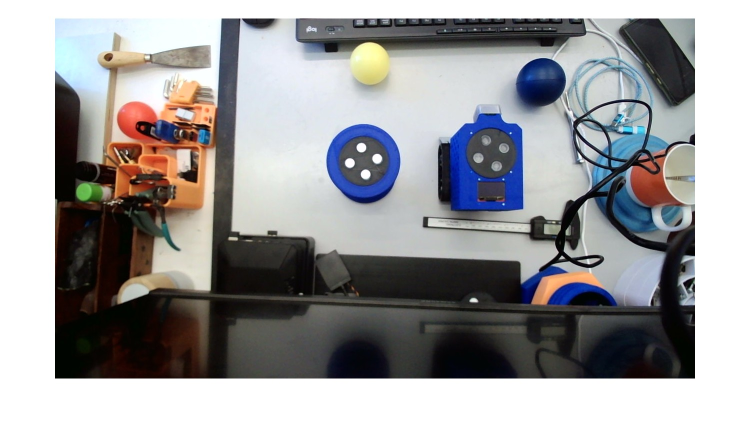
#> input picture ZumoPi_V02/Development/BarcodeDetection/Python/Image4.jpg, 1500 x 855 px, given in place of the camera (shown at 1/2 size)
$ python realTimeDetector.py
#> lines starting #> are read from the running program, lines starting #| are printed output that depends on the picture; after the words box and inside, x2 and y2 are one past the last pixel; in counts of white or black regions, pixels touching at a corner belong together
#> in main, frame is the input picture: shape (855, 1500, 3); mean B, G, R 154.9, 153.5, 154
### ZumoPi_V02/Development/BarcodeDetection/Python/hub_detector.py
import cv2
import numpy as np
import matplotlib.pyplot as plt

def detect_hubs(img, DEBUG=False, thresholdLevel=0.4, circle_diameter=150,
                expected_dark_fraction=0.85, min_blob_area=100):
    """
    detect_hubs Detects circular hubs with LED markers on a blue background.

    This function first creates a binary image (bin_img) from the grayscale image using
    thresholdLevel (scaled to [0,255]) and inversion (so that dark areas become white).
    Then a blue gradient mask is computed and inverted so that non-blue regions are bright.
    HoughCircles is applied on the median-filtered non-blue mask to find candidate circles.
    For each candidate, the dark fraction is computed from bin_img. If it is within ±25%
    of expected_dark_fraction, blobs (LED markers) are detected inside the candidate hub
    by restricting bin_img to the candidate circle (forcing outside pixels to white) and
    finding connected components where pixels are 0 (i.e. the LED markers).

    Parameters:
      img                   - Input RGB image as a NumPy array.
      DEBUG                 - If True, displays debug images and prints debug info.
      thresholdLevel        - Normalized threshold (0-1) for binarization (default: 0.4).
      circle_diameter       - Nominal diameter for hub detection (default: 150). Allowed range ±25%.
      expected_dark_fraction- Expected fraction of dark area (from bin_img) inside a hub (default: 0.85).
      min_blob_area         - Minimum area (in pixels) for a blob to be considered valid (default: 100).

    Returns:
      hubs - A list of dictionaries. Each dictionary represents a valid hub with:
             'center': (x, y), 'radius': r, 'numBlobs': number of detected blobs,
             'darkFraction': computed dark fraction, and for each blob (blob1..blob4):
                 'center' and 'color'.
    """
#> called with DEBUG = False, thresholdLevel = 0.4, circle_diameter = 100, expected_dark_fraction = 0.85, min_blob_area = 100
    # --- 1. Resize image if larger than 1920x1080 ---
    origH, origW = img.shape[:2]
#> origH = 855; origW = 1500
    maxW, maxH = 1920, 1080
    if origW > maxW or origH > maxH:
        scale = min(maxW / origW, maxH / origH)
        new_w = int(origW * scale)
        new_h = int(origH * scale)
        img = cv2.resize(img, (new_w, new_h))
        if DEBUG:
            print(f"Resized image from ({origW}, {origH}) to ({new_w}, {new_h})")

    # --- 1.1 Create a binary image from the grayscale (like MATLAB's binImg) ---
    gray_img_original = cv2.cvtColor(img, cv2.COLOR_RGB2GRAY)
    thresh_value = int(thresholdLevel * 255)
    _, bin_img = cv2.threshold(gray_img_original, thresh_value, 255, cv2.THRESH_BINARY)
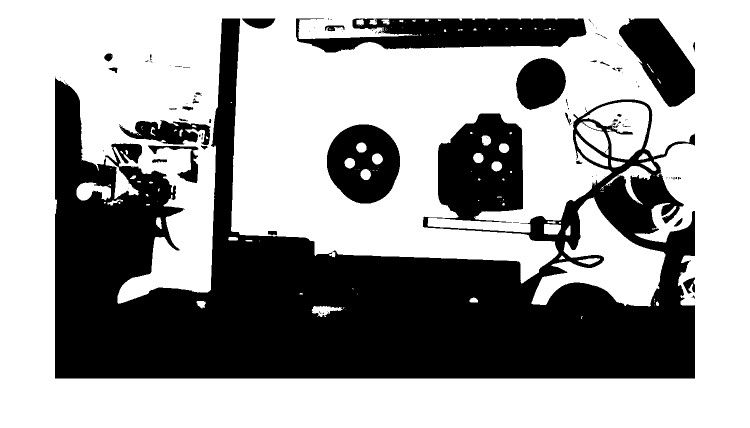
#> bin_img: shape (855, 1500) (shown at 1/2 size); 62.1% white; 126 black regions (92 under 20 px), largest, box (x1, y1, x2, y2) and area: (110, 37, 1390, 757) 382144, (863, 227, 1046, 445) 28320, (592, 37, 1173, 105) 25890
    bin_img = cv2.bitwise_not(bin_img)  # Invert: dark areas become white (255)

    if DEBUG:
        plt.figure()
        plt.imshow(bin_img, cmap='gray')
        plt.title("Binary Image (Inverted)")
        plt.show()

    # --- 2. Create a grayscale mask based on the blue gradient ---
    R = img[:, :, 0].astype(np.float32)
    G = img[:, :, 1].astype(np.float32)
    B = img[:, :, 2].astype(np.float32)
    max_RG = np.maximum(R, G)
    blue_grad = B - max_RG
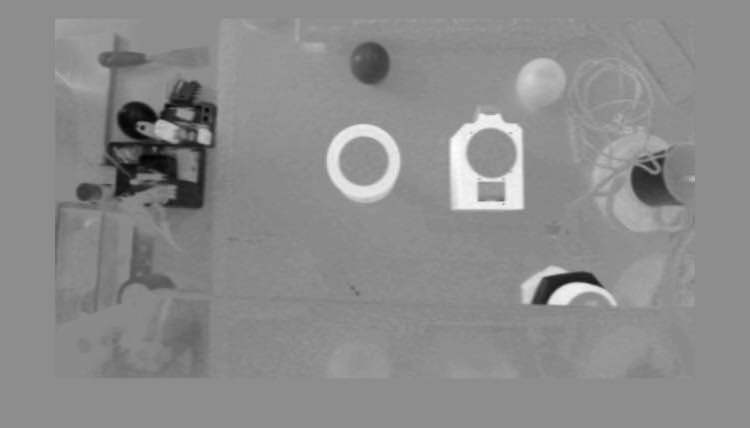
#> blue_grad: shape (855, 1500) float32 (shown at 1/2 size); min -183, max 146, mean -2.9; drawn with min black and max white
    blue_grad = np.where(blue_grad < 0, 0, blue_grad)
    norm_blue = np.empty_like(blue_grad)
    cv2.normalize(blue_grad, norm_blue, 0, 255, cv2.NORM_MINMAX)
    blue_mask = norm_blue.astype(np.uint8)
    # Invert: non-blue regions become bright
    non_blue_mask = 255 - blue_mask

    if DEBUG:
        plt.figure()
        plt.imshow(non_blue_mask, cmap='gray')
        plt.title("Non-blue Grayscale Mask")
        plt.show()

    # --- 3. Apply median filtering to reduce noise ---
    non_blue_blur = cv2.medianBlur(non_blue_mask, 5)

    # --- 4. Detect circles using HoughCircles on the non-blue mask ---
    min_radius = int(np.floor((circle_diameter * 0.75) / 2))
    max_radius = int(np.floor((circle_diameter * 1.25) / 2))

    circles = cv2.HoughCircles(non_blue_blur, cv2.HOUGH_GRADIENT, dp=1,
                               minDist=circle_diameter,
                               param1=100, param2=30,
                               minRadius=min_radius, maxRadius=max_radius)
#> circles = [[727.5, 322.5, 49.4], [983.5, 305.5, 50]]

    # Debug: Plot raw HoughCircles detections.
    hough_img = cv2.cvtColor(non_blue_blur, cv2.COLOR_GRAY2BGR)
    if circles is not None:
        circles = np.uint16(np.around(circles))
#> circles = [[728, 322, 49], [984, 306, 50]]
        for (c_x, c_y, r) in circles[0, :]:
            cv2.circle(hough_img, (c_x, c_y), r, (0, 255, 0), 2)
            cv2.circle(hough_img, (c_x, c_y), 2, (0, 0, 255), 3)
#> this loop made 2 passes
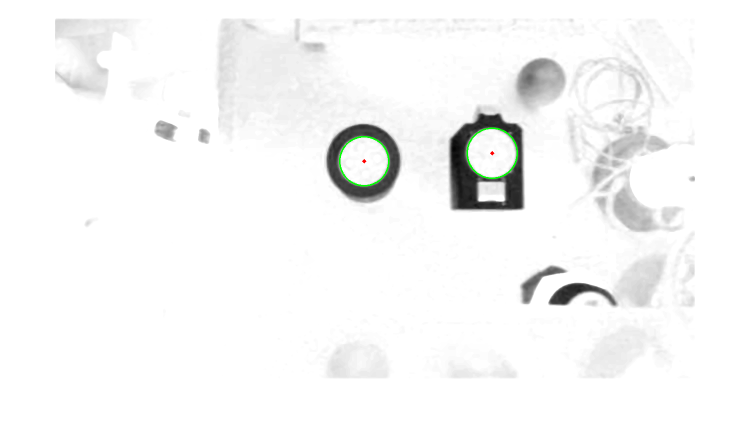
#> hough_img: shape (855, 1500, 3) (shown at 1/2 size); mean B, G, R 246.2, 246.6, 246.2
    if DEBUG:
        plt.figure()
        plt.imshow(hough_img)
        plt.title("Raw HoughCircles Detections on Non-blue Mask")
        plt.show()

    hubs = []
    failed_candidates = []
    lower_dark = expected_dark_fraction * 0.75
    upper_dark = expected_dark_fraction * 1.25

    # Precompute coordinate grid for dark fraction calculation using bin_img.
    rows, cols = bin_img.shape
#> rows = 855; cols = 1500
    y_grid, x_grid = np.ogrid[0:rows, 0:cols]
#> y_grid = 855 values from 0 to 854

    # --- 5. Process each detected circle ---
    if circles is not None:
        for (c_x, c_y, r) in circles[0, :]:
            c_x, c_y, r = int(c_x), int(c_y), int(r)
            circle_mask = (x_grid - c_x)**2 + (y_grid - c_y)**2 <= r**2

            # Compute dark fraction using bin_img:
            dark_fraction = np.sum(bin_img[circle_mask] == 255) / np.sum(circle_mask)

            if lower_dark <= dark_fraction <= upper_dark:
                # --- 6. Analyze blobs inside the candidate hub using bin_img ---
                # Copy the binary image and force pixels outside the circle to white (255)
                local_bin = bin_img.copy()
                local_bin[~circle_mask] = 255

                # Create a "black region" mask: LED markers are expected to appear as 0.
                black_region = (local_bin == 0).astype(np.uint8) * 255

                # Find connected components (blobs) in the black region.
                num_labels, labels, stats, centroids = cv2.connectedComponentsWithStats(black_region, connectivity=8)
                valid_centroids = []
                valid_colors = []
                color_threshold = 30

                # Process each blob (skip label 0 which is background)
                for label in range(1, num_labels):
                    area = stats[label, cv2.CC_STAT_AREA]
                    if DEBUG:
                        print(f"Blob {label}: Area = {area}")
                    if area >= min_blob_area:
                        ys, xs = np.where(labels == label)
                        mean_R = np.mean(R[ys, xs])
                        mean_G = np.mean(G[ys, xs])
                        mean_B = np.mean(B[ys, xs])

                        if (abs(mean_R - mean_G) < color_threshold and
                            abs(mean_R - mean_B) < color_threshold and
                            abs(mean_G - mean_B) < color_threshold):
                            blob_color = "white"
                        elif mean_R > mean_G and mean_R > mean_B:
                            blob_color = "red"
                        elif mean_G > mean_R and mean_G > mean_B:
                            blob_color = "green"
                        elif mean_B > mean_R and mean_B > mean_G:
                            blob_color = "blue"
                        else:
                            blob_color = "unknown"

                        valid_centroids.append(centroids[label])
                        valid_colors.append(blob_color)

                num_blobs = len(valid_centroids)
                if num_blobs == 4:
                    angles = []
                    for centroid in valid_centroids:
                        dx = centroid[0] - c_x
                        dy = centroid[1] - c_y
                        angle = np.mod(np.arctan2(dx, -dy), 2 * np.pi)
                        angles.append(angle)
                    sort_order = np.argsort(angles)
                    sorted_centroids = [valid_centroids[i] for i in sort_order]
                    sorted_colors = [valid_colors[i] for i in sort_order]

                    hub = {
                        "center": (float(c_x), float(c_y)),
                        "radius": float(r),
                        "numBlobs": num_blobs,
                        "darkFraction": dark_fraction
                    }
                    for k in range(4):
                        hub[f"blob{k+1}"] = {
                            "center": (float(sorted_centroids[k][0]), float(sorted_centroids[k][1])),
                            "color": sorted_colors[k]
                        }
                    hubs.append(hub)

                    if DEBUG:
                        print(f"Valid Hub: Center=({c_x}, {c_y}), Radius={r}, DarkFraction={dark_fraction:.2f}, 4 blobs detected")
                else:
                    reason = f"Blob count: {num_blobs}"
                    failed_candidates.append({"center": (c_x, c_y), "radius": r, "reason": reason})
                    if DEBUG:
                        print(f"Candidate hub at ({c_x}, {c_y}) with radius={r} failed: {num_blobs} blobs detected (DarkFraction={dark_fraction:.2f})")
            else:
                reason = f"Dark fraction: {dark_fraction:.2f}"
                failed_candidates.append({"center": (c_x, c_y), "radius": r, "reason": reason})
                if DEBUG:
                    print(f"Circle filtered out: Center=({c_x}, {c_y}), Radius={r}, DarkFraction={dark_fraction:.2f}")
#> this loop made 2 passes
#> (c_x, c_y, r, dark_fraction, num_labels, color_threshold, num_blobs, sort_order) on passes 1 to 2: (728, 322, 49, 0.811, 11, 30, 4, [1, 3, 2, 0]), (984, 306, 50, 0.836, 5, 30, 4, [1, 3, 2, 0])
#> pass 1, in detect_hubs, `circle_mask = (x_grid - c_x)**2 + (y_grid - c_y)**2 <= r**2`:
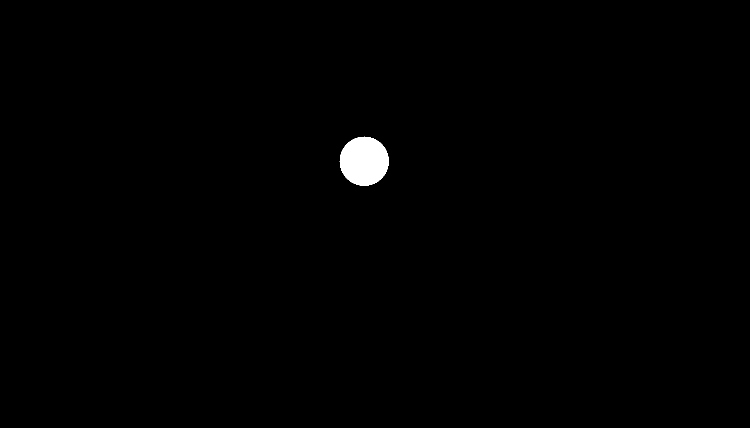
#> circle_mask: shape (855, 1500) bool (shown at 1/2 size); 0.59% white; 1 white region, box (x1, y1, x2, y2) and area: (679, 273, 778, 372) 7525
#> after the loop:
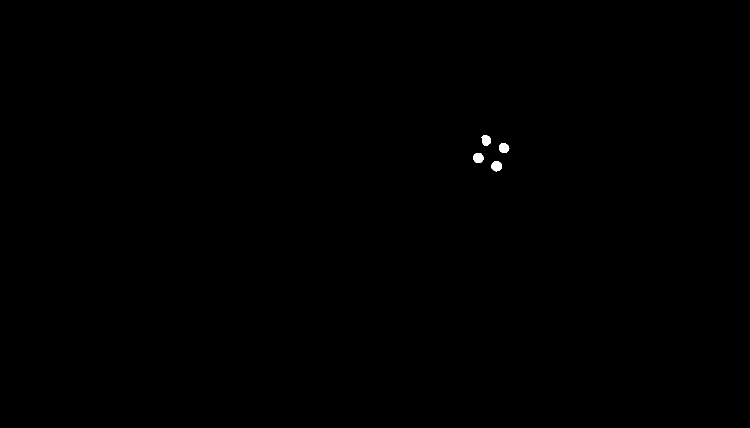
#> black_region: shape (855, 1500) (shown at 1/2 size); 0.1% white; 4 white regions, box (x1, y1, x2, y2) and area: (983, 323, 1004, 343) 337, (946, 306, 967, 326) 334, (998, 287, 1019, 306) 316, (963, 271, 982, 291) 302
#> after the loop, failed_candidates = []; hubs = 2 items
    else:
        if DEBUG:
            print("No circles detected by HoughCircles")

    if DEBUG:
        final_debug_img = img.copy()
        for hub in hubs:
            cx, cy = int(hub["center"][0]), int(hub["center"][1])
            r = int(hub["radius"])
            cv2.circle(final_debug_img, (cx, cy), r, (0, 255, 0), 2)
        for candidate in failed_candidates:
            cx, cy = candidate["center"]
            r = candidate["radius"]
            cv2.circle(final_debug_img, (cx, cy), r, (0, 0, 255), 2)
            cv2.putText(final_debug_img, candidate["reason"], (cx-20, cy+15),
                        cv2.FONT_HERSHEY_SIMPLEX, 0.5, (0, 0, 255), 1, cv2.LINE_AA)
        plt.figure()
        plt.imshow(final_debug_img)
        plt.title("Final Detected Hubs (Green=Valid, Red=Failed)")
        plt.show()

    return hubs

### ZumoPi_V02/Development/BarcodeDetection/Python/realTimeDetector.py
import cv2
import time
from hub_detector import detect_hubs  # Make sure hub_detector.py is in the same directory

def main():
    # Open the default webcam.
    cap = cv2.VideoCapture(0)
    if not cap.isOpened():
        print("Error: Could not open webcam.")
        return

    # Set resolution to 1280x720.
    cap.set(cv2.CAP_PROP_FRAME_WIDTH, 1280)
    cap.set(cv2.CAP_PROP_FRAME_HEIGHT, 720)

    # Parameters (non-debug mode, adjust as needed).
    circle_diameter = 100
    expected_dark_fraction = 0.85
    min_blob_area = circle_diameter*1 # blob size = diameter*resolution/400 1080p = 2.5

    # Create a named window to display output.
    cv2.namedWindow("Real-Time Hub Detection", cv2.WINDOW_NORMAL)

    # Initialize the previous frame time for FPS calculation.
    prev_frame_time = time.time()

    while True:
        ret, frame = cap.read()
        if not ret:
            print("Failed to capture frame from webcam. Exiting.")
            break

        # Calculate FPS.
        current_time = time.time()
        fps = 1.0 / (current_time - prev_frame_time)
        prev_frame_time = current_time

        # Convert frame from BGR to RGB.
        frame_rgb = cv2.cvtColor(frame, cv2.COLOR_BGR2RGB)

        # Call detect_hubs from the library.
        hubs = detect_hubs(frame_rgb, DEBUG=False, circle_diameter=circle_diameter,
                           expected_dark_fraction=expected_dark_fraction,
                           min_blob_area=min_blob_area)
#> hubs = 2 items

        # Create a copy of the original frame for overlays.
        overlay = frame.copy()

        # Overlay detected hubs.
        for idx, hub in enumerate(hubs):
            c = hub['center']
            r = int(hub['radius'])
            c_int = (int(c[0]), int(c[1]))

            # Draw a green circle and a green "X" at the hub center.
            cv2.circle(overlay, c_int, r, (0, 255, 0), 2)
            cv2.line(overlay, (c_int[0] - 10, c_int[1] - 10),
                     (c_int[0] + 10, c_int[1] + 10), (0, 255, 0), 2)
            cv2.line(overlay, (c_int[0] - 10, c_int[1] + 10),
                     (c_int[0] + 10, c_int[1] - 10), (0, 255, 0), 2)

            # Annotate each of the 4 LED blobs.
            for j in range(1, 5):
                blob_field = f'blob{j}'
                blob = hub[blob_field]
                blob_center = blob['center']
                letter = blob['color'][0].upper()
                blob_center_int = (int(blob_center[0]), int(blob_center[1]))
                cv2.putText(overlay, letter, blob_center_int,
                            cv2.FONT_HERSHEY_SIMPLEX, 0.8, (0, 0, 0), 2, cv2.LINE_AA)

            # Print hub data to the console.
            blob_colors = " ".join([hub[f'blob{i}']['color'] for i in range(1, 5)])
            print(f"Hub {idx+1}: Center=({c[0]:.1f}, {c[1]:.1f}), Radius={r:.1f}, "
                  f"DF={hub['darkFraction']:.2f}, Blobs: {blob_colors}")
#> this loop made 2 passes
#> (r, c_int) on passes 1 to 2: (49, (728, 322)), (50, (984, 306))
#| Hub 1: Center=(728.0, 322.0), Radius=49.0, DF=0.81, Blobs: white white white white
#| Hub 2: Center=(984.0, 306.0), Radius=50.0, DF=0.84, Blobs: white white white white
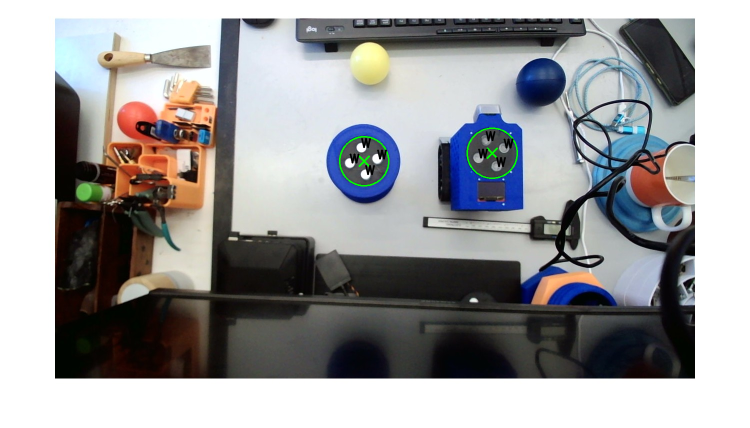
#> overlay: shape (855, 1500, 3) (shown at 1/2 size); 0.36% of pixels changed, all inside (x1, y1, x2, y2) = (678, 255, 1036, 373)

        # Overlay the FPS on the image.
        cv2.putText(overlay, f"FPS: {int(fps)}", (10, 30), cv2.FONT_HERSHEY_SIMPLEX,
                    1, (255, 0, 0), 2, cv2.LINE_AA)
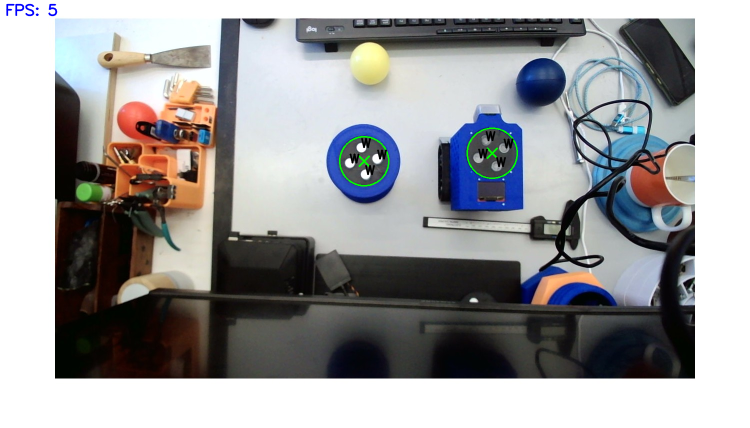
#> overlay: shape (855, 1500, 3) (shown at 1/2 size); 0.09% of pixels changed, all inside (x1, y1, x2, y2) = (12, 7, 115, 33)

        # Display the overlay.
        cv2.imshow("Real-Time Hub Detection", overlay)

        # Exit on 'q' key press.
        if cv2.waitKey(1) & 0xFF == ord('q'):
#> (key q is pressed here)
            break

    # Clean up.
    cap.release()
    cv2.destroyAllWindows()

if __name__ == '__main__':
    main()
